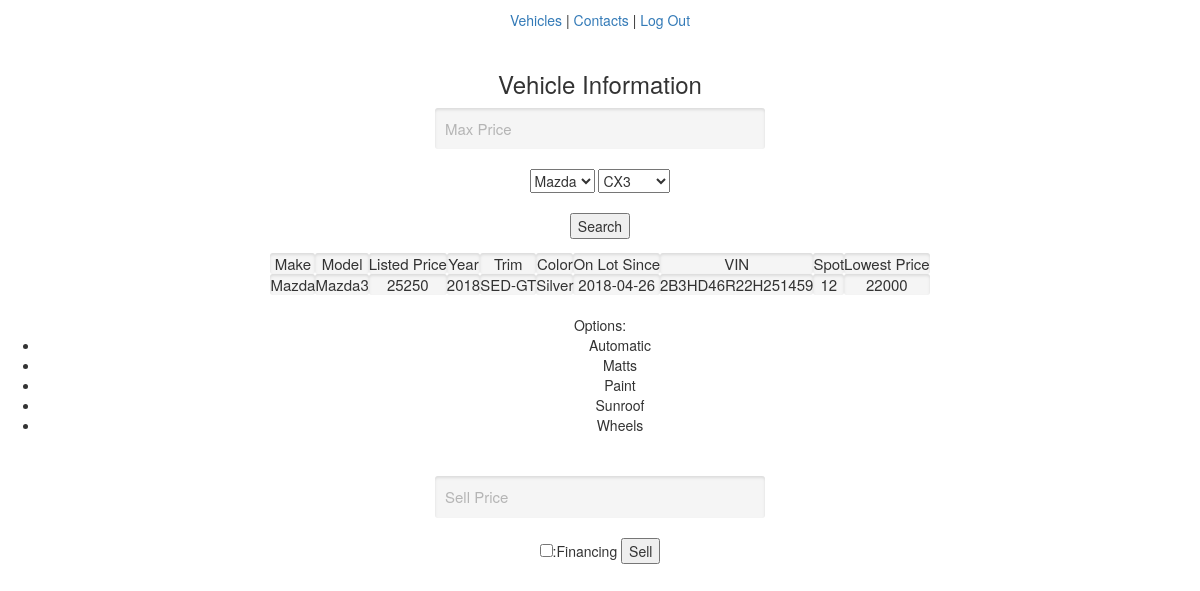
/employee_vehicle_display_info.php?vin=2B3HD46R22H251459 (signed in), run on the app's committed database.
### tables this page shows
CREATE TABLE `on_lot` (
  `Vin` varchar(20) NOT NULL,
  `Spot` int(11) DEFAULT NULL,
  `Since` date DEFAULT NULL
);

CREATE TABLE `vehicle` (
  `Vin` varchar(20) NOT NULL,
  `boughtPrice` double DEFAULT NULL,
  `listedPrice` double DEFAULT NULL,
  `lowestPrice` double DEFAULT NULL,
  `make` varchar(20) DEFAULT NULL,
  `model` varchar(20) DEFAULT NULL,
  `color` varchar(20) DEFAULT NULL,
  `year` int(11) DEFAULT NULL,
  `Type` enum('On_Lot','Sold') NOT NULL DEFAULT 'On_Lot'
);

### employee_vehicle_table.php (the view, shortened to what this page needs)
<table align = 'center'>
<tr>
  <td>Make</td>
  <td>Model</td>
  <td>Listed Price</td>
  <td>Year</td>
  <td>Trim</td>
  <td>Color</td>
  <td>On Lot Since</td>
  <td>VIN</td>
  <td>Spot</td>
  <td>Lowest Price</td>
  </tr>
<?php
foreach ($_SESSION['carArray'] as $car)
{
    echo "<tr>";
    echo "<td>" . $car['make'] . "</td>";
    echo "<td>" . $car['model'] . "</td>";
    echo "<td>" . $car['listedPrice'] . "</td>";
    echo "<td>" . $car['year'] . "</td>";
    echo "<td>" . $car['level'] . "</td>";
    echo "<td>" . $car['color'] . "</td>";
    echo "<td>" . $car['Since'] . "</td>";
    echo "<td>" . $car['Vin'] . "</td>";
    echo "<td>" . $car['Spot'] . "</td>";
    echo "<td>" . $car['lowestPrice'] . "</td>";
    echo "</tr>";
}
  echo "</table>";
  echo "<br />Options:";
  echo "<ul>";
  foreach ($_SESSION['options'] as $opt)
  {
    echo "<li>" . $opt['Oname'] . "</li>";
  }
  echo "</ul>";
  include 'employee_vehicle_sell_form.php';
?>

### style.css (style rules this page uses)
body { text-align: center; }
td { font-size: 20; padding: 5px; border: none; margin: 3px; text-align: center; background: #f5f5f5; font-size: 1.5rem; -moz-border-radius: 3px; -webkit-border-radius: 3px; box-shadow: inset 0px 2px 3px rgba( 0,0,0,0.1 ); clear: both; }

### data on the page
on_lot: Vin.make "Mazda", Vin.model "Mazda3", Vin.listedPrice "25250", Vin.year "2018", level "SED-GT", Vin.color "Silver", Since "2018-04-26", Vin.Vin "2B3HD46R22H251459", Spot "12", Vin.lowestPrice "22000"

### other printed values
$opt['Oname'] "Automatic"
$opt['Oname'] "Matts"
$opt['Oname'] "Paint"
$opt['Oname'] "Sunroof"
$opt['Oname'] "Wheels"
form field make "Mazda"
form field model "CX3"
